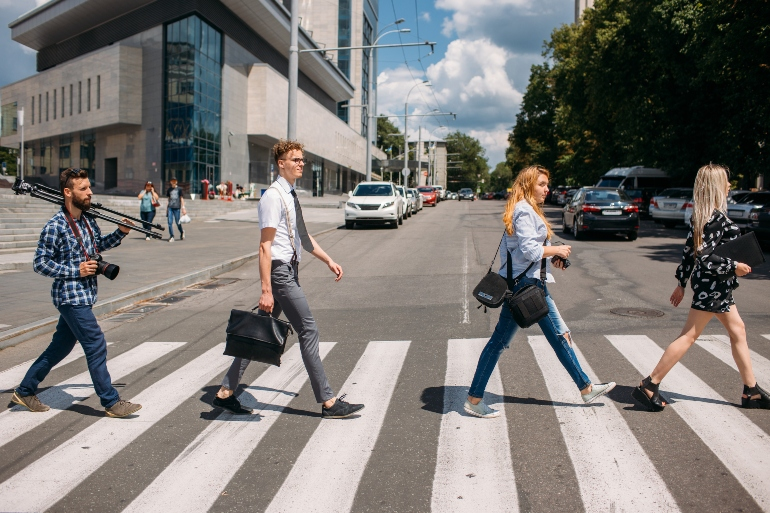
#> input picture images/pedestrian.jpg, 770 x 513 px
$ python harris_detector.py
#> lines starting #> are read from the running program, lines starting #| are printed output that depends on the picture; after the words box and inside, x2 and y2 are one past the last pixel; in counts of white or black regions, pixels touching at a corner belong together
import numpy as np
import cv2 as cv


filename = 'images/pedestrian.jpg'
img = cv.imread(filename)
#> img is the input picture: shape (513, 770, 3); mean B, G, R 117.2, 120.5, 124.1
gray = cv.cvtColor(img,cv.COLOR_BGR2GRAY)
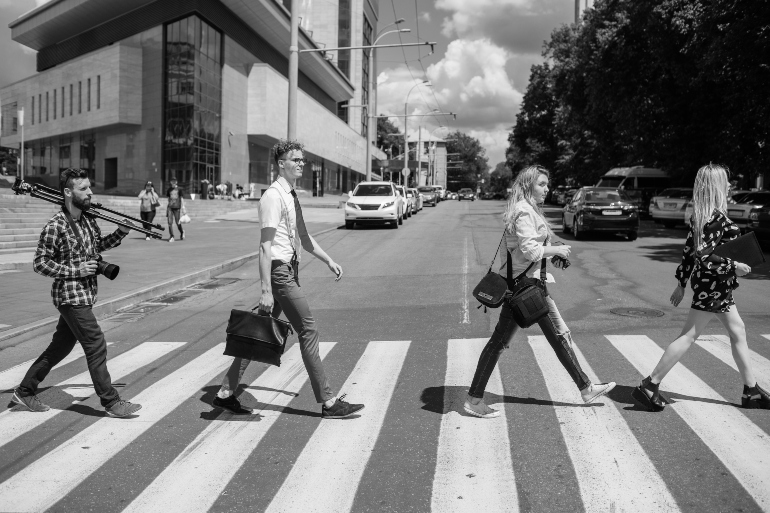
#> gray: shape (513, 770); min 0, max 254, mean 121.2

# find Harris corners
gray = np.float32(gray)
dst = cv.cornerHarris(gray,2,3,0.04)
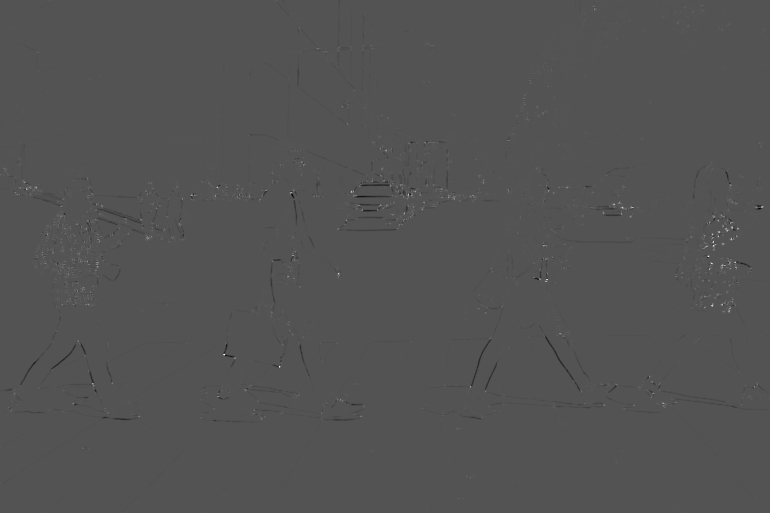
#> dst: shape (513, 770) float32; min -43213116, max 88067856, mean -49602.9; drawn with min black and max white
dst = cv.dilate(dst, None)
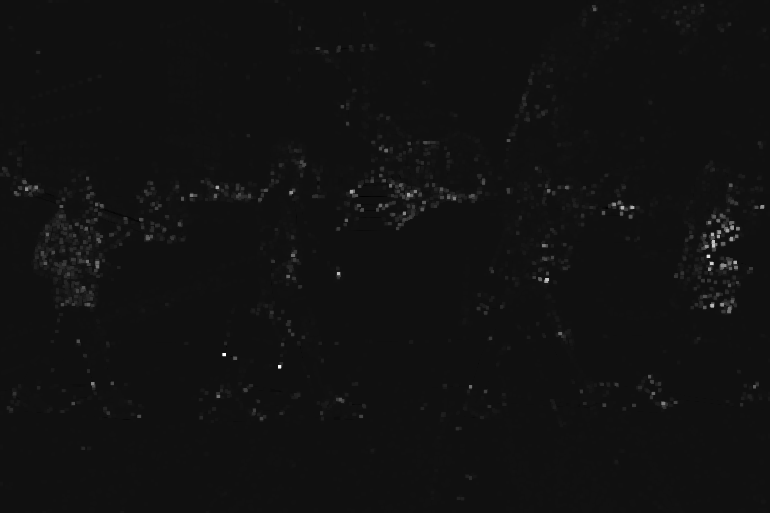
#> dst: shape (513, 770) float32; min -6275910, max 88067856, mean 472192.7; drawn with min black and max white
ret, dst = cv.threshold(dst,0.01*dst.max(),255,0)
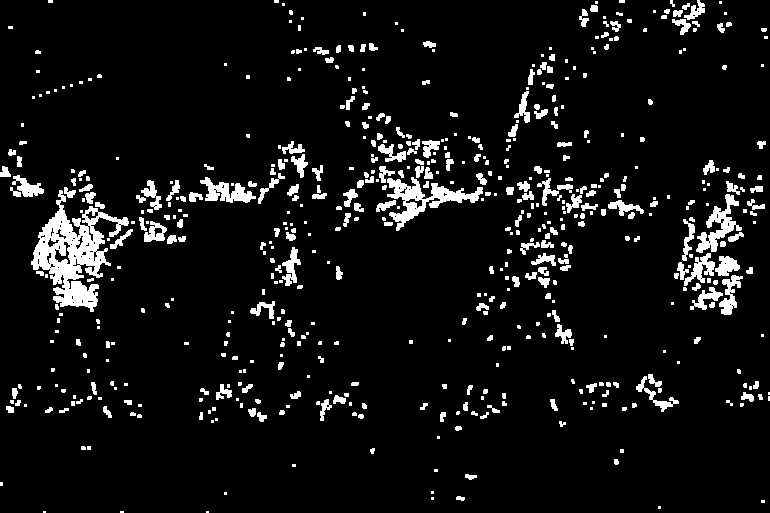
#> dst: shape (513, 770) float32; 7.2% white; 585 white regions (298 under 20 px), largest, box (x1, y1, x2, y2) and area: (31, 190, 129, 312) 4562, (387, 177, 483, 231) 1631, (696, 194, 742, 253) 936
#> ret = 880678.6
dst = np.uint8(dst)

# find centroids
ret, labels, stats, centroids = cv.connectedComponentsWithStats(dst)
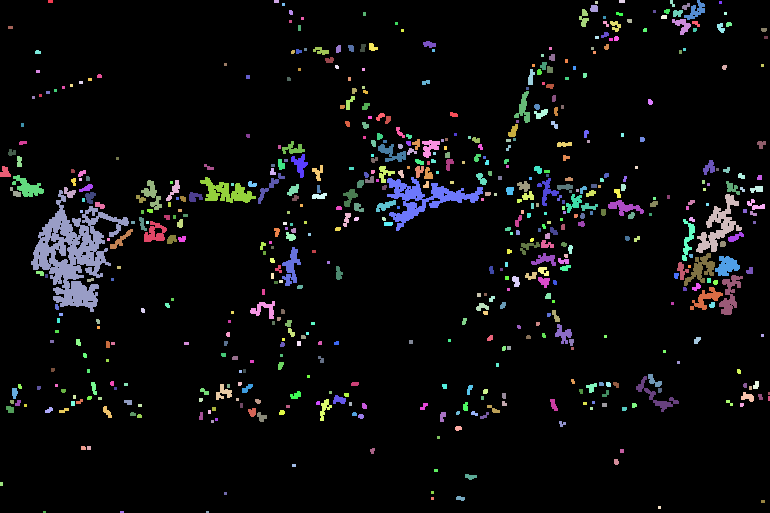
#> labels: shape (513, 770) int32; 586 distinct labels, from 0 to 585; one colour per label, 0 black
#> ret = 586; stats = 586 rows, first 6: [0, 0, 770, 513, 366431], [48, 0, 5, 3, 15], [274, 0, 5, 3, 15], [595, 1, 3, 3, 9], [619, 0, 6, 3, 18], [670, 0, 5, 7, 21]; centroids = 586 pairs, first value 1 to 768.5, second value 1 to 511.5

# define the criteria to stop and refine the corners
criteria = (cv.TERM_CRITERIA_EPS + cv.TERM_CRITERIA_MAX_ITER, 100, 0.001)
corners = cv.cornerSubPix(gray,np.float32(centroids),(5,5),(-1,-1),criteria)
#> corners = 586 pairs, first value 0.372 to 767.5, second value 1.57 to 512

# Now draw them
res = np.hstack((centroids,corners))
#> res = 586 rows, first 6: [384.7, 258, 385.9, 259.2], [50, 1, 49.47, 2.63], [276, 1, 274.8, 1.57], [596, 2, 596, 2], [621.5, 1, 620, 1.71], [671.9, 3, 672.3, 3.12]
res = np.int0(res)
#> res = 586 rows, first 6: [384, 258, 385, 259], [50, 1, 49, 2], [276, 1, 274, 1], [596, 2, 596, 2], [621, 1, 619, 1], [671, 3, 672, 3]
img[res[:,1],res[:,0]]=[0,0,255]
img[res[:,3],res[:,2]] = [0,255,0]
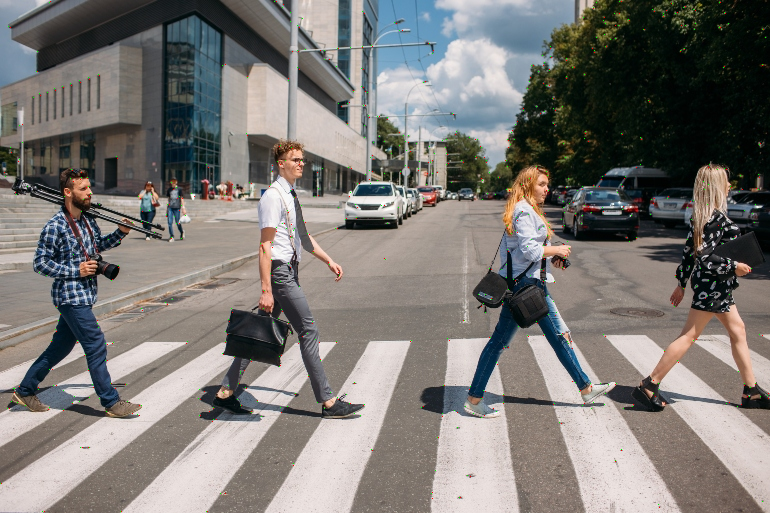
#> img: shape (513, 770, 3); mean B, G, R 117, 120.6, 124
img = cv.dilate(img, None)
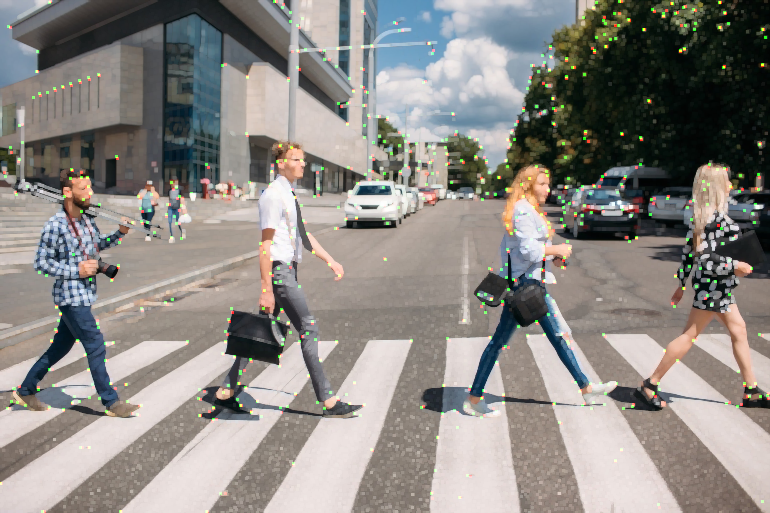
#> img: shape (513, 770, 3); mean B, G, R 131.9, 136.6, 140.3

cv.imshow('dst',img)
if cv.waitKey(0) & 0xff == 27:
#> (key Esc is pressed here)
    cv.destroyAllWindows()
